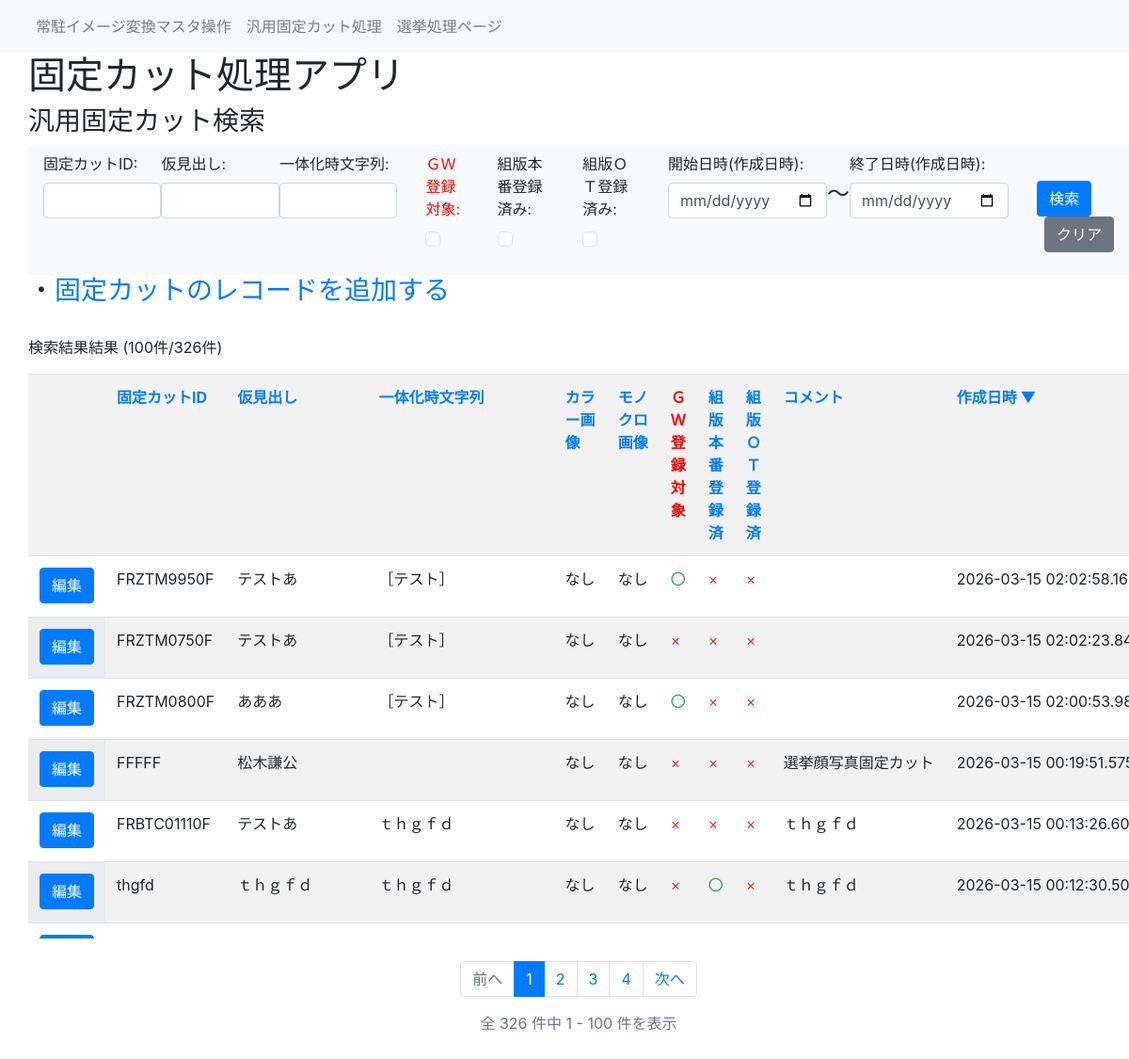
/general, run on the app's committed database.
### fixedcut_app/models/fixedcut.py (models this page shows)
class FixedCut(db.Model):
    ___tablename__ = "fixedcut"
    id = db.Column(db.String(20), primary_key=True) #固定カットID
    midashi = db.Column(db.String(30)) #仮見出し
    Str = db.Column(db.String(100)) #一体化時文字列
    colorUrl = db.Column(db.String(100)) #カラー画像のURL
    monoUrl = db.Column(db.String(100)) #モノクロ画像のURL
    GWFlg = db.Column(db.Boolean, default=False) #GW登録対象
    prodFlg = db.Column(db.Boolean, default=False) #組版本番登録済みか
    OTFlg = db.Column(db.Boolean, default=False) #組版OT系登録済みか
    comment = db.Column(db.String(255)) #コメント
    created_at = db.Column(db.DateTime, nullable=False, default=datetime.now)  # 作成日時
    updated_at = db.Column(db.DateTime, nullable=False, default=datetime.now, onupdate=datetime.now)  # 更新日時

### fixedcut_app/views.py (the view)
@app.route('/general', methods=['GET', 'POST'])
@app.route('/general/<int:page>', methods=['GET', 'POST'])
def general(page=1):
    from fixedcut_app.views_general import general_handler
    return general_handler(page=page)

### fixedcut_app/views.py (called while the page is built)
@app.before_request
def log_request():
    app.logger.info("Request: %s %s from %s", request.method, request.path, request.remote_addr)

### fixedcut_app/templates/general.html (shortened to what this page needs)
{% extends 'layout.html' %}
{% block header %}
<h3>汎用固定カット検索</h3>
{% endblock %}
{% block content %}
<h3>・<a href="/general_add">固定カットのレコードを追加する</a></h3>
{% endblock %}
{% block serchbar %}
<nav class="navbar navbar-expand-lg navbar-light bg-light">
    <form class="form-group" action="{{ url_for('general') }}" method="POST">
        <ul class="navbar-nav">
            <li class="nav-item">
                <label for="ID">固定カットID:</label>
                <input name="ID" type="text" class="form-control" id="ID" value="{{ savelist[1] }}">
            </li>
            <li class="nav-item">
                <label for="midashi">仮見出し:</label>
                <input name="midashi" type="text" class="form-control" id="midashi" value="{{ savelist[0] }}">
            </li>
            <li class="nav-item">
                <label for="Str">一体化時文字列:</label>
                <input name="Str" type="text" class="form-control" id="Str" value="{{ savelist[2] }}">
            </li>
            <li class="nav-item pad">
                <label for="GWFlg"><font color="red">ＧＷ登録対象:</font></label>
                <br>
                {% if savelist[3]=="on" %}
                <input name="GWFlg" type="checkbox" class="form-check-input ms-auto" id="checkTab1" checked>
                {% else %}
                <input name="GWFlg" type="checkbox" class="form-check-input ms-auto" id="checkTab1">
                {% endif %}
            </li>
            <li class="nav-item pad">
                <label for="prodFlg">組版本番登録済み:</label>
                <br>
                {% if savelist[4]=="on" %}
                <input name="prodFlg" type="checkbox" class="form-check-input ms-auto" id="checkTab1" checked>
                {% else %}
                <input name="prodFlg" type="checkbox" class="form-check-input ms-auto" id="checkTab1">
                {% endif %}
            </li>
            <li class="nav-item pad">
                <label for="OTFlg">組版ＯＴ登録済み:</label>
                <br>
                {% if savelist[5]=="on" %}
                <input name="OTFlg" type="checkbox" class="form-check-input ms-auto" id="checkTab1" checked>
                {% else %}
                <input name="OTFlg" type="checkbox" class="form-check-input ms-auto" id="checkTab1">
                {% endif %}
            </li>
            <li class="nav-item pad">
                <label for="startdate">開始日時(作成日時):</label>
                <input name="startdate" type="date" class="form-control" id="startdate" value="{{ savelist[6] }}">
            </li>
            <li class="nav-item pad-above">
                <h4>～</h4>
            </li>
            <li class="nav-item ">
                <label for="enddate">終了日時(作成日時):</label>
                <input name="enddate" type="date" class="form-control" id="enddate" value="{{ savelist[7] }}">
            </li>
            <li class="nav-item pad pad-above">
                <button type="submit" class="btn btn-primary">検索</button>
                <button type="button" class="btn btn-secondary ms-2" onclick="clearForm()">クリア</button>
            </li>
        </ul>
    </form>
</nav>
{% endblock %}
{% block serch_result %}
 <div class="pad">
    {% set id_q = savelist[1] %}
    {% set midashi_q = savelist[0] %}
    {% set str_q = savelist[2] %}
    {% set gw_q = savelist[3] %}
    {% set prod_q = savelist[4] %}
    {% set ot_q = savelist[5] %}
    {% set start_q = savelist[6] %}
    {% set end_q = savelist[7] %}
    {% macro sort_link(label, key, text_color='') -%}
        {%- set next_dir = 'desc' if sort_by == key and sort_dir == 'asc' else 'asc' -%}
        <a href="{{ url_for('general', page=1, midashi=midashi_q, ID=id_q, Str=str_q, GWFlg=gw_q, prodFlg=prod_q, OTFlg=ot_q, startdate=start_q, enddate=end_q, sort_by=key, sort_dir=next_dir) }}" {% if text_color %}style="color: {{ text_color }};"{% endif %}>
            {{ label }}
            {% if sort_by == key %}
                {% if sort_dir == 'asc' %}
                    ▲
                {% else %}
                    ▼
                {% endif %}
            {% endif %}
        </a>
    {%- endmacro %}
    <p>検索結果結果
        {% if results | length > 0 %}
        ({{ results | length }}件/{{ pagination.total }}件)
        {% endif %}
    </p>
    <div class="table-container-vertical">
    <table class="table table-striped table-hover">
        <tr>
            <th></th>
            <th>{{ sort_link('固定カットID', 'id') }}</th>
            <th>{{ sort_link('仮見出し', 'midashi') }}</th>
            <th>{{ sort_link('一体化時文字列', 'Str') }}</th>
            <th>{{ sort_link('カラー画像', 'colorUrl') }}</th>
            <th>{{ sort_link('モノクロ画像', 'monoUrl') }}</th>
            <th>{{ sort_link('ＧＷ登録対象', 'GWFlg', 'red') }}</th>
            <th>{{ sort_link('組版本番登録済', 'prodFlg') }}</th>
            <th>{{ sort_link('組版ＯＴ登録済', 'OTFlg') }}</th>
            <th>{{ sort_link('コメント', 'comment') }}</th>
            <th>{{ sort_link('作成日時', 'created_at') }}</th>
        </tr>
        {% for res in results %}
        <tr>
            <td class=table-data>
                <button onclick="location.href='/general_detail/{{ res.id }}'" class="btn btn-primary">編集</button>
            </td>
            <td class=table-data>{{ res.id }}</td>
            <td class=table-data>{{ res.midashi }}</td>
            <td class=table-data>{{ res.Str }}</td>
            <td class=table-data>
                {% if ".eps" in res.colorUrl %}
                <a href="{{ url_for('download', filename=res.colorUrl) }}">ダウンロード</a></td>
                {% elif ".jpg" in res.colorUrl %}
                <img src="{{ url_for('static', filename=res.colorUrl) }}" height="50" alt="">
                {% elif ".jpeg" in res.colorUrl %}
                <img src="{{ url_for('static', filename=res.colorUrl) }}" height="50" alt="">
                {% elif ".svg" in res.colorUrl %}
                <img src="{{ url_for('static', filename=res.colorUrl) }}" height="50" alt="">
                {% else %}
                <p>なし</p>
                {% endif %}
            <td class=table-data>
                {% if ".eps" in res.monoUrl %}
                <a href="{{ url_for('download', filename=res.monoUrl) }}" download="モノクロ画像.eps">ダウンロード</a>
                {% elif ".jpg" in res.monoUrl %}
                <img src="{{ url_for('static', filename=res.monoUrl) }}" height="50" alt="">
                {% elif ".jpeg" in res.monoUrl %}
                <img src="{{ url_for('static', filename=res.monoUrl) }}" height="50" alt="">
                {% elif ".svg" in res.monoUrl %}
                <img src="{{ url_for('static', filename=res.monoUrl) }}" height="50" alt="">
                {% else %}
                <p>なし</p>
                {% endif %}
            </td>
            <td class=table-data>
                {% if res.GWFlg %}
                <span class="text-success">〇</span>
                {% else %}
                <span class="text-danger">×</span>
                {% endif %}
            </td>
            <td class=table-data>
                {% if res.prodFlg %}
                <span class="text-success">〇</span>
                {% else %}
                <span class="text-danger">×</span>
                {% endif %}
            </td>
            <td class=table-data>
                {% if res.OTFlg %}
                <span class="text-success">〇</span>
                {% else %}
                <span class="text-danger">×</span>
                {% endif %}
            </td>
            <td class=table-data>{{ res.comment }}</td>
            <td class=table-data>{{ res.created_at }}</td>
        </tr>
         {% endfor %}
    </table>
    </div>
    {% if pagination %}
    <nav aria-label="ページナビゲーション" class="mt-4">
        <ul class="pagination justify-content-center">
            {% if pagination.has_prev %}
            <li class="page-item">
                <a class="page-link" href="{{ url_for('general', page=pagination.prev_num, midashi=savelist[0], ID=savelist[1], Str=savelist[2], GWFlg=savelist[3], prodFlg=savelist[4], OTFlg=savelist[5], startdate=savelist[6], enddate=savelist[7], sort_by=sort_by, sort_dir=sort_dir) }}">前へ</a>
            </li>
            {% else %}
            <li class="page-item disabled">
                <span class="page-link">前へ</span>
            </li>
            {% endif %}
            {% for page_num in pagination.iter_pages() %}
                {% if page_num %}
                    {% if page_num == pagination.page %}
                    <li class="page-item active">
                        <span class="page-link">{{ page_num }}</span>
                    </li>
                    {% else %}
                    <li class="page-item">
                        <a class="page-link" href="{{ url_for('general', page=page_num, midashi=savelist[0], ID=savelist[1], Str=savelist[2], GWFlg=savelist[3], prodFlg=savelist[4], OTFlg=savelist[5], startdate=savelist[6], enddate=savelist[7], sort_by=sort_by, sort_dir=sort_dir) }}">{{ page_num }}</a>
                    </li>
                    {% endif %}
                {% else %}
                    <li class="page-item disabled">
                        <span class="page-link">...</span>
                    </li>
                {% endif %}
            {% endfor %}
            {% if pagination.has_next %}
            <li class="page-item">
                <a class="page-link" href="{{ url_for('general', page=pagination.next_num, midashi=savelist[0], ID=savelist[1], Str=savelist[2], GWFlg=savelist[3], prodFlg=savelist[4], OTFlg=savelist[5], startdate=savelist[6], enddate=savelist[7], sort_by=sort_by, sort_dir=sort_dir) }}">次へ</a>
            </li>
            {% else %}
            <li class="page-item disabled">
                <span class="page-link">次へ</span>
            </li>
            {% endif %}
        </ul>
        <p class="text-center text-muted mt-2">
            全 {{ pagination.total }} 件中 {{ pagination.page * 100 - 99 }} - {{ [pagination.page * 100, pagination.total]|min }} 件を表示
        </p>
    </nav>
    {% endif %}
</div>
{% endblock %}

### fixedcut_app/templates/static/css/style.css (style rules this page uses)
.pad { padding-left: 30px; }
.pad-above { padding-top: 30px; }
.table-data { height: 100%; overflow: hidden; white-space: nowrap; text-overflow: ellipsis; }
.table-striped tbody tr:nth-of-type(odd) .table-data:first-child { background: #f8f9fa; }
.table-striped tbody tr:nth-of-type(even) .table-data:first-child { background: white; }
.table-container-vertical { overflow-y: auto; max-height: 600px; }
.table-container-vertical table { width: 100%; }
.table-container-vertical th { position: sticky; top: 0; background: white; z-index: 1; }

### data on the page
FixedCut: id "FRZTM9950F", midashi "テストあ", Str "［テスト］", colorUrl "なし", monoUrl "なし", GWFlg "〇", created_at "2026-03-15…"
FixedCut: id "FRZTM0750F", midashi "テストあ", Str "［テスト］", colorUrl "なし", monoUrl "なし", created_at "2026-03-15…"
FixedCut: id "FRZTM0800F", midashi "あああ", Str "［テスト］", colorUrl "なし", monoUrl "なし", GWFlg "〇", created_at "2026-03-15…"
FixedCut: id "FFFFF", midashi "松木謙公", colorUrl "なし", monoUrl "なし", comment "選挙顔写真固定カット", created_at "2026-03-15…"
FixedCut: id "FRBTC01110F", midashi "テストあ", Str "ｔｈｇｆｄ", colorUrl "なし", monoUrl "なし", comment "ｔｈｇｆｄ", created_at "2026-03-15…"
FixedCut: id "thgfd", midashi "ｔｈｇｆｄ", Str "ｔｈｇｆｄ", colorUrl "なし", monoUrl "なし", prodFlg "〇", comment "ｔｈｇｆｄ", created_at "2026-03-15…"

### other printed values
{{ results | length }} "100"
{{ pagination.total }} "326"
{{ label }} "固定カットID 仮見出し 一体化時文字列 カラー画像 モノクロ画像 ＧＷ登録対象 組版本番登録済 組版ＯＴ登録済 コメント 作成日時"
{{ page_num }} "1"
{{ page_num }} "2" "3" "4"
{{ pagination.page * 100 - 99 }} "1"
{{ [pagination.page * 100, pagination.total]|min }} "100"
